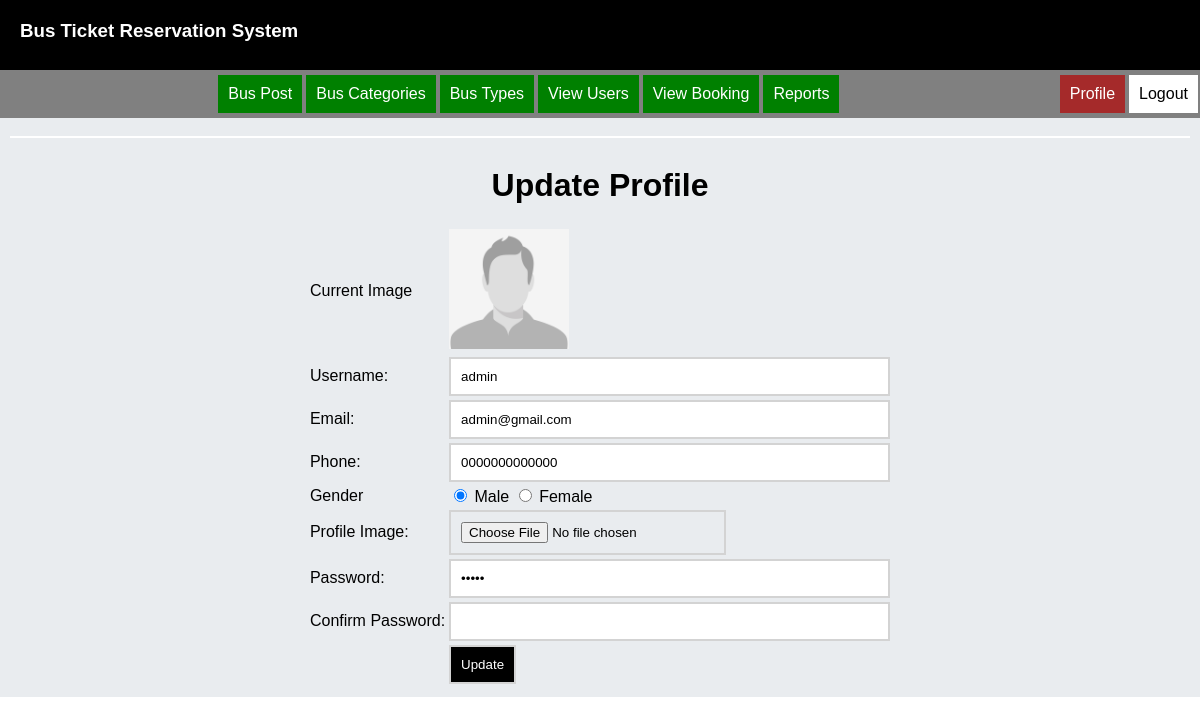
The page /profile.php (signed in) on the database its author committed.
### tables this page shows
CREATE TABLE `tbl_user` (
  `user_id` int(11) NOT NULL,
  `username` varchar(255) NOT NULL,
  `email` varchar(255) NOT NULL,
  `phone` varchar(20) DEFAULT NULL,
  `gender` varchar(200) NOT NULL,
  `image` varchar(200) NOT NULL,
  `password` varchar(255) NOT NULL,
  `role` varchar(10) NOT NULL,
  `join_date` date DEFAULT NULL
);

### profile.php (the view, shortened to what this page needs)
<?php
    include "headers/header.php";
?>
<?php
    require_once 'dbconnection/database.php';
    $user_id = $_SESSION['user_session']['user_id'];
    $sql = "SELECT * FROM tbl_user WHERE user_id = '$user_id'";
    $stmt = $conn->prepare($sql);
    $stmt->execute();
    $result = $stmt->fetch(PDO::FETCH_ASSOC);
        $username = $result['username'];
        $email = $result['email'];
        $phone = $result['phone'];
        $password = $result['password'];
        $image = $result['image'];
?>
<div class="contents">
    <div align="center">
        <hr>
    </div>
    <form action="profile_submit.php" method="post" enctype="multipart/form-data" class="profile_form">
        <table class="signup_login_table">
            <caption><h1>Update Profile</h1></caption>
            <tr>
                <td><label>Current Image</label></td>
                <td>
                    <img src="<?php echo $image; ?>" alt="<?php echo ''.$image; ?>" name="old_image" height="120">
                </td>
            </tr>
            <tr>
                <td><label>Username: </label></td>
                <td><input type="text" name="username" size="50" value="<?php echo $username; ?>" required=""></td>
            </tr>
            <tr>
                <td><label>Email: </label></td>
                <td><input type="email" name="email" size="50" value="<?php echo $email; ?>" required=""></td>
            </tr>
            <tr>
                <td><label>Phone: </label></td>
                <td><input type="text" name="phone" size="50" value="<?php echo $phone; ?>" required=""></td>
            </tr>
            <tr>
                <td><label>Gender</label></td>
                <td>
                    <label><input type="radio" name="gender" value="male" checked> Male</label>
                    <label><input type="radio" name="gender" value="female"> Female</label>
                </td>
            </tr>
            <tr>
                <td><label>Profile Image: </label></td>
                <td>
                    <input type="file" name="myprofile" required="" size="50" accept="image/*">
                </td>
            </tr>
            <tr>
                <td><label>Password: </label></td>
                <td><input type="password" name="password" value="<?php echo $password; ?>" size="50" required=""></td>
            </tr>
            <tr>
                <td><label>Confirm Password: </label></td>
                <td><input type="password" name="c_password" size="50" required=""></td>
            </tr>
            <tr>
                <td></td>
                <td><input class="submit_button" type="submit" name="submit" value="Update" /></td>
            </tr>
        </table>
    </form>
</div>
</body>
</html>

### styles/styles.css (style rules this page uses)
body { margin: 0; font-family: sans-serif; }
.contents { padding-top: 10px; padding-left: 10px; padding-right: 10px; padding-bottom: 10px; background: #e9ecef; width: 100%; height: 100%; }
.contents table { margin: auto; }
* { box-sizing: border-box; }
hr { border: 1px solid white; }
.submit_button { padding: 10px; background-color: black; color: white; border: 2px solid black; cursor: pointer; }
.signup_login_table input { padding: 10px; border: 2px solid lightgrey; }
.profile_form input { padding: 10px; border: 2px solid lightgrey; }

### rows shown on the page
tbl_user: image (placeholder picture), username "admin", email "admin@gmail.com", phone "0000000000000"
